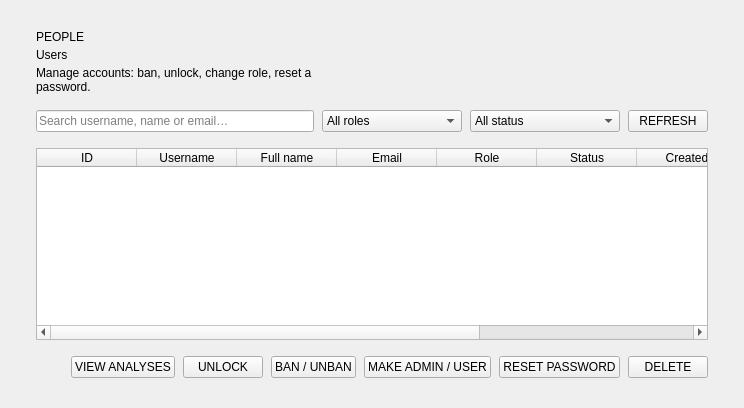
      <widget class="QWidget" name="pageUsers">
       <layout class="QVBoxLayout" name="verticalLayoutUsers" stretch="0,0,1,0">
        <property name="spacing"><number>16</number></property>
        <property name="leftMargin"><number>36</number></property>
        <property name="topMargin"><number>30</number></property>
        <property name="rightMargin"><number>36</number></property>
        <property name="bottomMargin"><number>30</number></property>
        <item>
         <layout class="QHBoxLayout" name="horizontalLayoutUsersHeader">
          <property name="spacing"><number>10</number></property>
          <property name="leftMargin"><number>0</number></property>
          <property name="topMargin"><number>0</number></property>
          <property name="rightMargin"><number>0</number></property>
          <property name="bottomMargin"><number>0</number></property>
          <item>
           <layout class="QVBoxLayout" name="verticalLayoutUsersHeader">
            <property name="spacing"><number>4</number></property>
            <property name="leftMargin"><number>0</number></property>
            <property name="topMargin"><number>0</number></property>
            <property name="rightMargin"><number>0</number></property>
            <property name="bottomMargin"><number>0</number></property>
            <item>
             <widget class="QLabel" name="labelUsersEyebrow">
              <property name="text"><string>PEOPLE</string></property>
              <property name="role" stdset="0"><string>eyebrow</string></property>
             </widget>
            </item>
            <item>
             <widget class="QLabel" name="labelUsersTitle">
              <property name="text"><string>Users</string></property>
              <property name="role" stdset="0"><string>title</string></property>
             </widget>
            </item>
            <item>
             <widget class="QLabel" name="labelUsersLead">
              <property name="text"><string>Manage accounts: ban, unlock, change role, reset a password.</string></property>
              <property name="role" stdset="0"><string>muted</string></property>
              <property name="wordWrap"><bool>true</bool></property>
             </widget>
            </item>
           </layout>
          </item>
          <item>
           <spacer name="spacer17">
            <property name="orientation"><enum>Qt::Orientation::Horizontal</enum></property>
            <property name="sizeHint" stdset="0"><size><width>20</width><height>20</height></size></property>
           </spacer>
          </item>
         </layout>
        </item>
        <item>
         <layout class="QHBoxLayout" name="horizontalLayoutUserFilters" stretch="1,0,0,0">
          <property name="spacing"><number>8</number></property>
          <property name="leftMargin"><number>0</number></property>
          <property name="topMargin"><number>0</number></property>
          <property name="rightMargin"><number>0</number></property>
          <property name="bottomMargin"><number>0</number></property>
          <item>
           <widget class="QLineEdit" name="lineEditUserSearch">
            <property name="placeholderText"><string>Search username, name or email…</string></property>
            <property name="compact" stdset="0"><string>true</string></property>
           </widget>
          </item>
          <item>
           <widget class="QComboBox" name="comboBoxUserRole">
            <property name="compact" stdset="0"><string>true</string></property>
            <property name="minimumSize"><size><width>140</width><height>0</height></size></property>
            <item><property name="text"><string>All roles</string></property></item>
            <item><property name="text"><string>User</string></property></item>
            <item><property name="text"><string>Admin</string></property></item>
           </widget>
          </item>
          <item>
           <widget class="QComboBox" name="comboBoxUserStatus">
            <property name="compact" stdset="0"><string>true</string></property>
            <property name="minimumSize"><size><width>150</width><height>0</height></size></property>
            <item><property name="text"><string>All status</string></property></item>
            <item><property name="text"><string>Active</string></property></item>
            <item><property name="text"><string>Banned</string></property></item>
            <item><property name="text"><string>Locked now</string></property></item>
           </widget>
          </item>
          <item>
           <widget class="QPushButton" name="pushButtonUserRefresh">
            <property name="text"><string>REFRESH</string></property>
            <property name="variant" stdset="0"><string>ghost</string></property>
            <property name="cursor"><cursorShape>PointingHandCursor</cursorShape></property>
            <property name="size" stdset="0"><string>small</string></property>
           </widget>
          </item>
         </layout>
        </item>
        <item>
         <widget class="QTableWidget" name="tableWidgetUsers">
          <property name="alternatingRowColors"><bool>true</bool></property>
          <property name="editTriggers"><set>QAbstractItemView::EditTrigger::NoEditTriggers</set></property>
          <property name="selectionBehavior"><enum>QAbstractItemView::SelectionBehavior::SelectRows</enum></property>
          <property name="selectionMode"><enum>QAbstractItemView::SelectionMode::SingleSelection</enum></property>
          <property name="showGrid"><bool>false</bool></property>
          <column><property name="text"><string>ID</string></property></column>
          <column><property name="text"><string>Username</string></property></column>
          <column><property name="text"><string>Full name</string></property></column>
          <column><property name="text"><string>Email</string></property></column>
          <column><property name="text"><string>Role</string></property></column>
          <column><property name="text"><string>Status</string></property></column>
          <column><property name="text"><string>Created</string></property></column>
          <column><property name="text"><string>Last sign-in</string></property></column>
          <column><property name="text"><string>Analyses</string></property></column>
         </widget>
        </item>
        <item>
         <layout class="QHBoxLayout" name="horizontalLayoutUserActions">
          <property name="spacing"><number>8</number></property>
          <property name="leftMargin"><number>0</number></property>
          <property name="topMargin"><number>0</number></property>
          <property name="rightMargin"><number>0</number></property>
          <property name="bottomMargin"><number>0</number></property>
          <item>
           <widget class="QLabel" name="labelUsersCount">
            <property name="text"><string></string></property>
            <property name="role" stdset="0"><string>muted</string></property>
           </widget>
          </item>
          <item>
           <spacer name="spacer16">
            <property name="orientation"><enum>Qt::Orientation::Horizontal</enum></property>
            <property name="sizeHint" stdset="0"><size><width>20</width><height>20</height></size></property>
           </spacer>
          </item>
          <item>
           <widget class="QPushButton" name="pushButtonUserHistory">
            <property name="text"><string>VIEW ANALYSES</string></property>
            <property name="variant" stdset="0"><string>ghost</string></property>
            <property name="cursor"><cursorShape>PointingHandCursor</cursorShape></property>
            <property name="size" stdset="0"><string>small</string></property>
           </widget>
          </item>
          <item>
           <widget class="QPushButton" name="pushButtonUserUnlock">
            <property name="text"><string>UNLOCK</string></property>
            <property name="variant" stdset="0"><string>ghost</string></property>
            <property name="toolTip"><string>Clear the 5-minute lock after wrong passwords</string></property>
            <property name="cursor"><cursorShape>PointingHandCursor</cursorShape></property>
            <property name="size" stdset="0"><string>small</string></property>
           </widget>
          </item>
          <item>
           <widget class="QPushButton" name="pushButtonUserBan">
            <property name="text"><string>BAN / UNBAN</string></property>
            <property name="variant" stdset="0"><string>ghost</string></property>
            <property name="cursor"><cursorShape>PointingHandCursor</cursorShape></property>
            <property name="size" stdset="0"><string>small</string></property>
           </widget>
          </item>
          <item>
           <widget class="QPushButton" name="pushButtonUserRole">
            <property name="text"><string>MAKE ADMIN / USER</string></property>
            <property name="variant" stdset="0"><string>ghost</string></property>
            <property name="cursor"><cursorShape>PointingHandCursor</cursorShape></property>
            <property name="size" stdset="0"><string>small</string></property>
           </widget>
          </item>
          <item>
           <widget class="QPushButton" name="pushButtonUserResetPassword">
            <property name="text"><string>RESET PASSWORD</string></property>
            <property name="variant" stdset="0"><string>ghost</string></property>
            <property name="cursor"><cursorShape>PointingHandCursor</cursorShape></property>
            <property name="size" stdset="0"><string>small</string></property>
           </widget>
          </item>
          <item>
           <widget class="QPushButton" name="pushButtonUserDelete">
            <property name="text"><string>DELETE</string></property>
            <property name="variant" stdset="0"><string>danger</string></property>
            <property name="cursor"><cursorShape>PointingHandCursor</cursorShape></property>
            <property name="size" stdset="0"><string>small</string></property>
           </widget>
          </item>
         </layout>
        </item>
       </layout>
      </widget>
